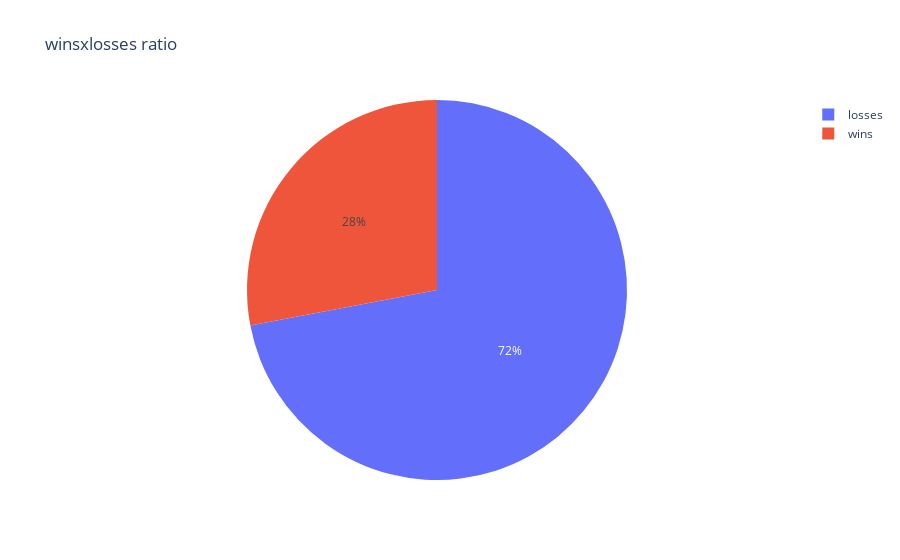

The notebook cell saved with this chart:
### Code cell
w_counter = battles_df["result"].apply(lambda x:1 if x == "victory" else 0).sum()
l_counter = len(battles_df["result"]) - w_counter
fig = px.pie(values=[w_counter,l_counter], names=["wins","losses"], title="winsxlosses ratio")
fig.show()
print(battles_df["mode"])

### Figure 1 — Plotly figure (JSON) as saved in the notebook; plotly's stock layout.template omitted (floating-point values rounded to 4 significant figures)
{"data": [{"domain": {"x": [0, 1], "y": [0, 1]}, "hovertemplate": "label=%{label}<br>value=%{value}<extra></extra>", "labels": ["wins", "losses"], "legendgroup": "", "name": "", "showlegend": true, "type": "pie", "values": [7, 18]}], "layout": {"legend": {"tracegroupgap": 0}, "title": {"text": "winsxlosses ratio"}}}
